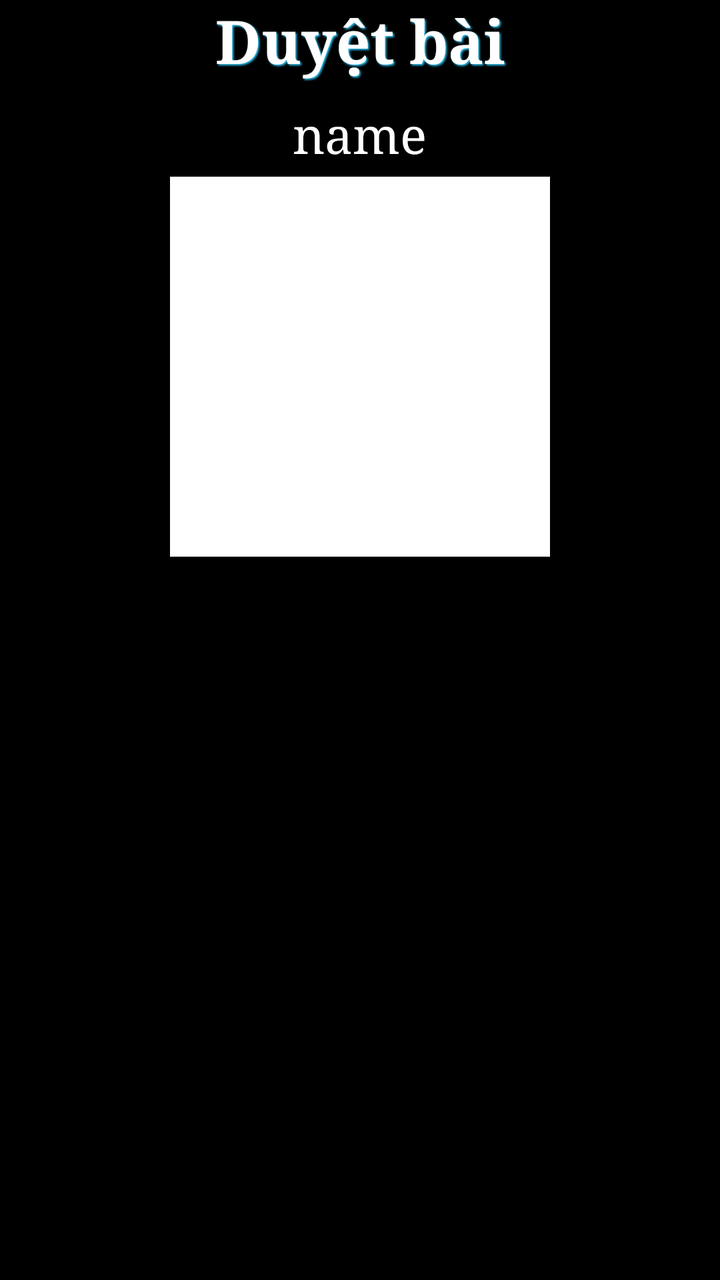
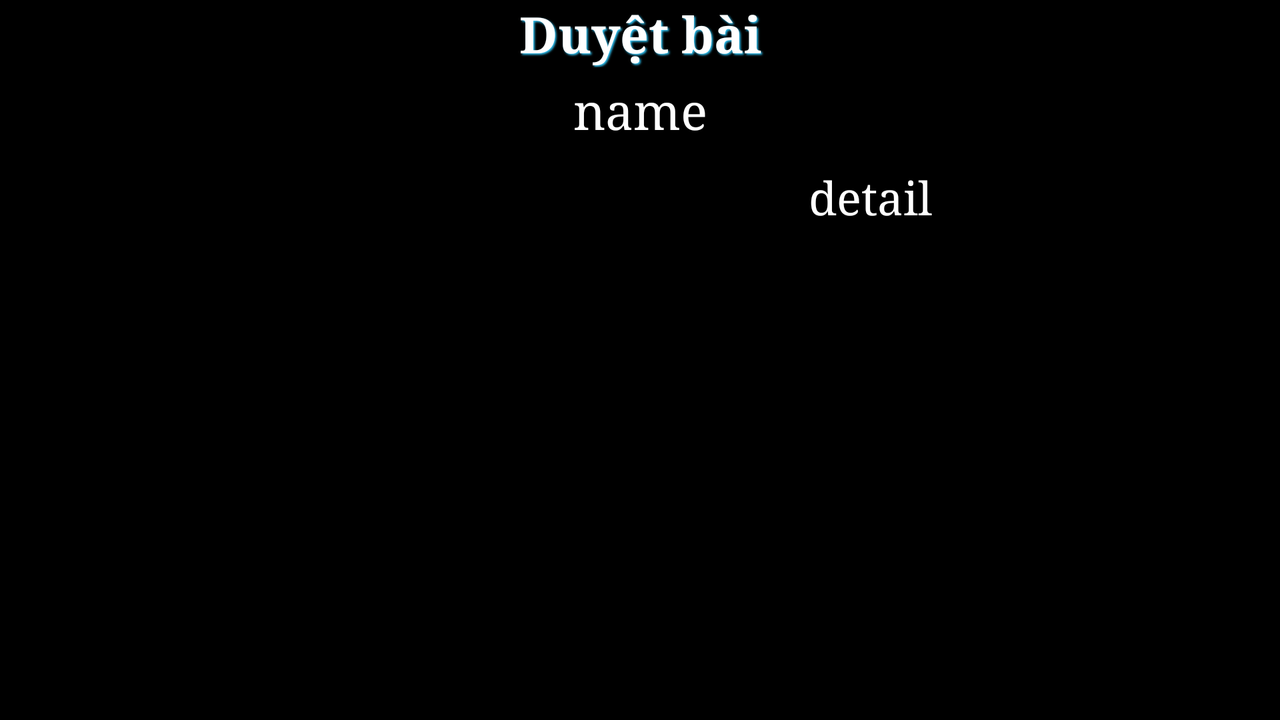

First picture: res/layout/ on a phone held upright. Second picture: the repository's own variant of that layout, on a device whose configuration matches the variant's folder. Source for both follows.
<!-- AndroidManifest.xml: application theme AppTheme -->
<!-- res/layout/activity_group_item_detail.xml -->
<?xml version="1.0" encoding="utf-8"?>
<RelativeLayout xmlns:android="http://schemas.android.com/apk/res/android"
    android:layout_width="fill_parent"
    android:layout_height="fill_parent" >

    <ImageView
        android:id="@+id/background"
        android:scaleType="fitCenter"
        android:layout_width="fill_parent"
        android:layout_height="fill_parent" />

    <LinearLayout
        android:id="@+id/group_item_info"
        android:layout_width="fill_parent"
        android:layout_height="wrap_content"
        android:layout_alignParentStart="true"
        android:layout_below="@+id/top_bar"
        android:layout_marginTop="@dimen/small_padding"
        android:orientation="vertical" >

        <TextView
            android:id="@+id/tvGroupName"
            android:layout_width="wrap_content"
            android:layout_height="wrap_content"
            android:layout_gravity="center_horizontal"
            android:layout_weight="1"
            android:padding="@dimen/small_padding"
            android:text="name"
            android:textColor="@color/white"
            android:textSize="@dimen/commom_font_size_big"
            android:typeface="serif" />

        <ImageView
            android:id="@+id/ivItemGroupImage"
            android:layout_width="@dimen/image_guide_height"
            android:layout_height="@dimen/image_guide_height"
            android:background="@color/white"
            android:layout_gravity="center" />
    </LinearLayout>

    <ScrollView
        android:layout_width="fill_parent"
        android:layout_height="fill_parent"
        android:layout_below="@id/group_item_info"
        android:layout_margin="@dimen/commom_padding" >

        <LinearLayout
            android:layout_width="fill_parent"
            android:layout_height="wrap_content"
            android:layout_marginBottom="@dimen/commom_padding"
            android:layout_marginTop="@dimen/commom_padding"
            android:orientation="vertical" >

            <TextView
                android:id="@+id/tvItemGroupDetail"
                android:layout_width="fill_parent"
                android:layout_height="wrap_content"
                android:layout_gravity="center"
                android:gravity="center"
                android:textColor="@color/white"
                android:textSize="@dimen/commom_font_size"
                android:typeface="serif" />

            <ImageView
                android:id="@+id/ivSeparateBar"
                android:layout_width="fill_parent"
                android:layout_height="@dimen/thin_padding"
                android:layout_gravity="center"
                android:background="@drawable/black_white_gradient"
                android:gravity="center"
                android:visibility="gone" />

            <TextView
                android:id="@+id/tvItemGroupDetail2"
                android:layout_width="fill_parent"
                android:layout_height="wrap_content"
                android:layout_gravity="center"
                android:gravity="center"
                android:textColor="#fbfd34"
                android:textSize="@dimen/commom_font_size"
                android:typeface="serif"
                android:visibility="gone" />
            
            <TextView
                android:layout_width="fill_parent"
                android:layout_height="8dp"/>
        </LinearLayout>
    </ScrollView>

    <RelativeLayout
        android:id="@+id/top_bar"
        android:layout_width="fill_parent"
        android:layout_height="wrap_content"
        android:layout_alignParentTop="true"
        android:background="@color/color_bar" >

        <ImageButton
            android:id="@+id/btn_home"
            android:layout_width="wrap_content"
            android:layout_height="wrap_content"
            android:layout_alignParentLeft="true"
            android:background="@drawable/btn_home"
            android:scaleType="centerCrop" />

        <TextView
            android:id="@+id/tvItemGroupName"
            android:layout_width="fill_parent"
            android:layout_height="wrap_content"
            android:layout_gravity="center"
            android:gravity="center"
            android:shadowColor="@color/text_shadow"
            android:shadowDx="+2"
            android:shadowDy="+2"
            android:shadowRadius="2"
            android:text="@string/browse_cards"
            android:textColor="@color/white"
            android:textSize="@dimen/title_font_size"
            android:textStyle="bold"
            android:typeface="serif" />
    </RelativeLayout>

</RelativeLayout>
<!-- resources referenced by this layout -->
<resources>
  <color name="color_bar">#99000000</color>
  <color name="text_shadow">#33c8f9</color>
  <color name="white">#FFFFFF</color>
  <dimen name="commom_font_size">23sp</dimen>
  <dimen name="commom_font_size_big">25sp</dimen>
  <dimen name="commom_padding">10dp</dimen>
  <dimen name="image_guide_height">190dp</dimen>
  <dimen name="small_padding">5dp</dimen>
  <dimen name="thin_padding">2dp</dimen>
  <dimen name="title_font_size">30sp</dimen>
  <string name="browse_cards">Duyệt bài</string>
  <style name="AppTheme" parent="@android:style/Theme.NoTitleBar.Fullscreen">
          
          <item name="android:typeface">serif</item>
          <item name="android:textSize">@dimen/commom_font_size_small</item>
      </style>
  <dimen name="commom_font_size_small">19sp</dimen>
</resources>
<!-- res/layout-land/activity_group_item_detail.xml (the repository's variant of the layout above) -->
<!-- drawn on the phone turned sideways -->
<?xml version="1.0" encoding="utf-8"?>
<RelativeLayout xmlns:android="http://schemas.android.com/apk/res/android"
    android:layout_width="fill_parent"
    android:layout_height="fill_parent" >

    <ImageView
        android:id="@+id/background"
        android:layout_width="fill_parent"
        android:layout_height="fill_parent" />

    <RelativeLayout
        android:id="@+id/top_bar"
        android:layout_width="fill_parent"
        android:layout_height="wrap_content"
        android:layout_alignParentTop="true"
        android:background="@color/color_bar" >

        <ImageButton
            android:id="@+id/btn_home"
            android:layout_width="wrap_content"
            android:layout_height="wrap_content"
            android:layout_alignParentLeft="true"
            android:background="@drawable/btn_home"
            android:scaleType="centerCrop" />

        <TextView
            android:id="@+id/tvItemGroupName"
            android:layout_width="fill_parent"
            android:layout_height="wrap_content"
            android:layout_gravity="center"
            android:gravity="center"
            android:shadowColor="@color/text_shadow"
            android:shadowDx="+2"
            android:shadowDy="+2"
            android:shadowRadius="2"
            android:text="@string/browse_cards"
            android:textColor="@color/white"
            android:textSize="@dimen/commom_font_size_big"
            android:textStyle="bold"
            android:typeface="serif" />
    </RelativeLayout>

    <TextView
        android:id="@+id/tvGroupName"
        android:layout_width="fill_parent"
        android:layout_height="wrap_content"
        android:layout_below="@+id/top_bar"
        android:layout_gravity="center_horizontal"
        android:gravity="center"
        android:padding="@dimen/small_padding"
        android:text="name"
        android:textColor="@color/white"
        android:textSize="@dimen/commom_font_size_big"
        android:typeface="serif" />

    <LinearLayout
        android:id="@+id/group_item_info"
        android:layout_width="fill_parent"
        android:layout_height="fill_parent"
        android:layout_alignParentStart="true"
        android:layout_below="@+id/tvGroupName"
        android:orientation="horizontal" >

        <ImageView
            android:id="@+id/ivItemGroupImage"
            android:layout_width="@dimen/image_guide_height"
            android:layout_height="@dimen/image_guide_height"
            android:layout_gravity="center"
            android:layout_margin="@dimen/margin" />

        <ScrollView
            android:layout_width="fill_parent"
            android:layout_height="fill_parent"
            android:layout_gravity="center_horizontal" >

            <LinearLayout
                android:layout_width="fill_parent"
                android:layout_height="wrap_content"
                android:layout_margin="@dimen/small_padding"
                android:orientation="vertical"
                android:paddingTop="@dimen/thin_padding" >

                <TextView
                    android:id="@+id/tvItemGroupDetail"
                    android:layout_width="fill_parent"
                    android:layout_height="wrap_content"
                    android:layout_gravity="center"
                    android:layout_marginBottom="@dimen/small_padding"
                    android:gravity="center"
                    android:text="detail"
                    android:textColor="@color/white"
                    android:textSize="@dimen/commom_font_size"
                    android:typeface="serif" />

                <ImageView
                    android:id="@+id/ivSeparateBar"
                    android:layout_width="fill_parent"
                    android:layout_height="2dp"
                    android:layout_gravity="center"
                    android:background="@drawable/black_white_gradient"
                    android:gravity="center"
                    android:visibility="gone" />

                <TextView
                    android:id="@+id/tvItemGroupDetail2"
                    android:layout_width="fill_parent"
                    android:layout_height="wrap_content"
                    android:layout_gravity="center"
                    android:layout_marginTop="@dimen/small_padding"
                    android:gravity="center"
                    android:text="detail2"
                    android:textColor="#fbfd34"
                    android:textSize="@dimen/commom_font_size"
                    android:typeface="serif"
                    android:visibility="gone" />
            </LinearLayout>
        </ScrollView>
    </LinearLayout>

</RelativeLayout>
<!-- resources referenced by the variant -->
<!-- as the phone turned sideways resolves them -->
<resources>
  <color name="color_bar">#99000000</color>
  <color name="text_shadow">#33c8f9</color>
  <color name="white">#FFFFFF</color>
  <dimen name="commom_font_size">23sp</dimen>
  <dimen name="commom_font_size_big">25sp</dimen>
  <dimen name="image_guide_height">190dp</dimen>
  <dimen name="margin">20dp</dimen>
  <dimen name="small_padding">5dp</dimen>
  <dimen name="thin_padding">2dp</dimen>
  <string name="browse_cards">Duyệt bài</string>
  <style name="AppTheme" parent="@android:style/Theme.NoTitleBar.Fullscreen">
          
          <item name="android:typeface">serif</item>
          <item name="android:textSize">@dimen/commom_font_size_small</item>
      </style>
  <dimen name="commom_font_size_small">19sp</dimen>
</resources>
